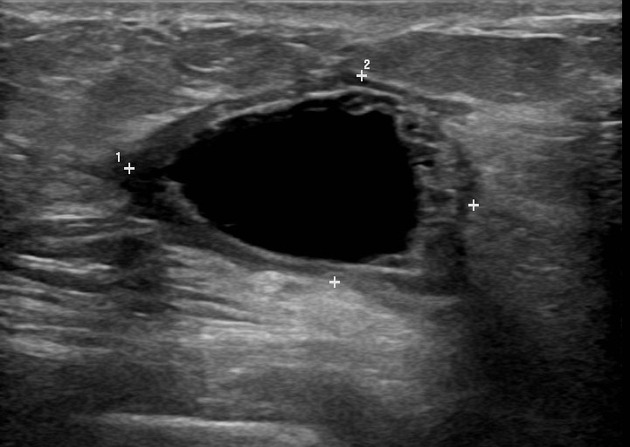
%> input picture SeromaSegmentation/simpler_tests/full process with test images/seroma.jpeg, 630 x 447 px
$ octave --eval "result = MATLAB_image_segmentation_tlbx(imread('full process with test images/seroma.jpeg'));"   (GNU Octave 9; MATLAB toolbox functions it lacks are replaced by stand-ins)
%> lines starting %> are read from the running program, lines starting %| are printed output that depends on the picture; in (x1, y1, x2, y2) boxes, pixels count from 0 and x2, y2 are one past the last pixel; in counts of white or black regions, pixels touching at a corner belong together; the program's own positions count from 1
function [BW,maskedImage] = MATLAB_image_segmentation_tlbx(X)
%segmentImage Segment image using auto-generated code from imageSegmenter app
%  [BW,MASKEDIMAGE] = segmentImage(X) segments image X using auto-generated
%  code from the imageSegmenter app. The final segmentation is returned in
%  BW, and a masked image is returned in MASKEDIMAGE.

% Auto-generated by imageSegmenter app on 15-Jun-2021
%----------------------------------------------------

%NOTE: input grayscaled images
%BW contours exceptionally well

% Threshold image - manual threshold
BW = X > 13;
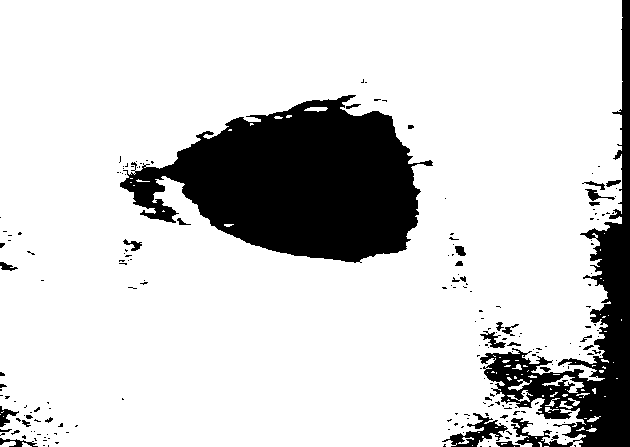
%> BW: size 447x630 logical; 82.8% white; 201 black regions (171 under 20 px), largest, box (x1, y1, x2, y2) and area: (120, 95, 433, 263) 31107, (480, 0, 630, 447) 14187, (442, 413, 508, 447) 776

% Invert mask
BW = imcomplement(BW);

% Fill holes
BW = imfill(BW, 'holes');
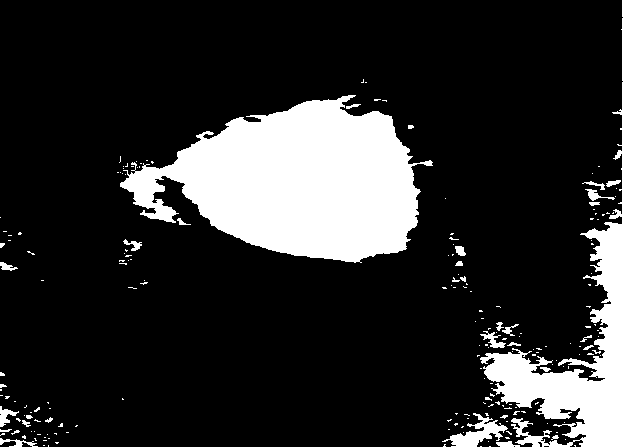
%> BW: size 447x630 logical; 17.7% white; 200 white regions (170 under 20 px), largest, box (x1, y1, x2, y2) and area: (120, 95, 433, 263) 31300, (480, 0, 630, 447) 15206, (442, 413, 508, 447) 839

% Clear borders
BW = imclearborder(BW);
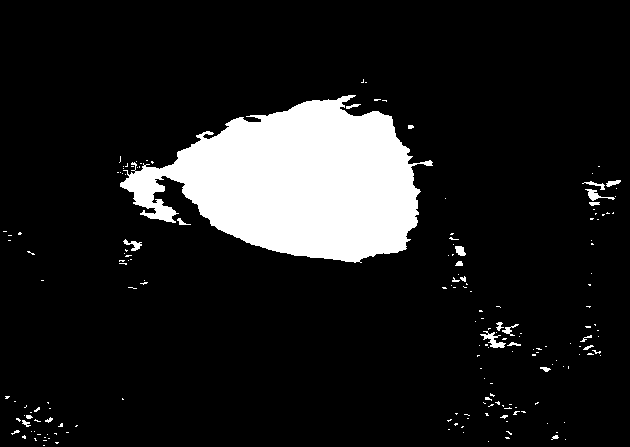
%> BW: size 447x630 logical; 11.8% white; 181 white regions (158 under 20 px), largest, box (x1, y1, x2, y2) and area: (120, 95, 433, 263) 31300, (480, 331, 506, 348) 173, (585, 189, 615, 201) 123

% Open mask with octagon
radius = 3;
se = strel('octagon', radius);
BW = imopen(BW, se);
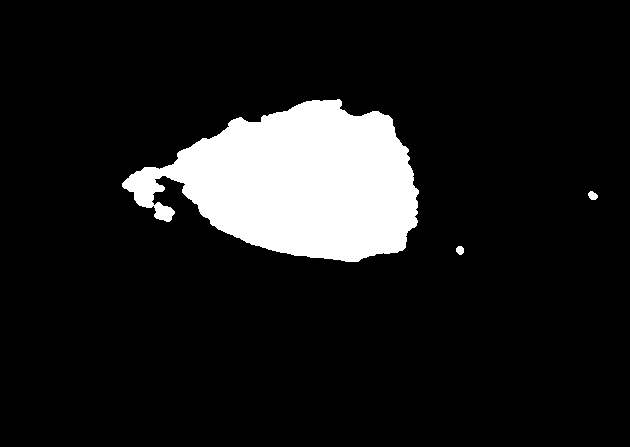
%> BW: size 447x630 logical; 11% white; 3 white regions, box (x1, y1, x2, y2) and area: (122, 99, 419, 262) 30771, (588, 191, 598, 200) 65, (456, 246, 464, 255) 57

% Create masked image.
maskedImage = X;
%> maskedImage is the input picture: size 447x630 uint8; min 0, max 255, mean 62.4
maskedImage(~BW) = 0;
end
